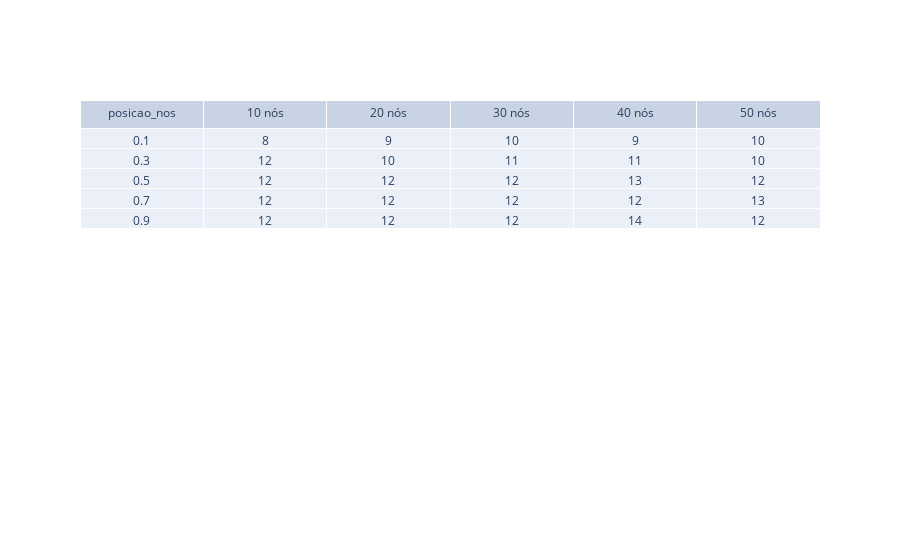

Here is the notebook cell this chart was saved with:
### Code cell
c = 1
print(f"seed {seeds[c]}")
m = moda_diferent0[c*5*5:5*5*(c+1),:]
fig = go.Figure(data=[go.Table(header=dict(values=['posicao_nos','10 nós', '20 nós', '30 nós', '40 nós', '50 nós']),
                 cells=dict(values=np.vstack([posicao_nos,m[:, -2].reshape(5,5) ])))])
fig.show()

### Figure 1 — Plotly figure (JSON) as saved in the notebook; plotly's stock layout.template omitted (floating-point values rounded to 4 significant figures)
{"data": [{"cells": {"values": [[0.1, 0.3, 0.5, 0.7, 0.9], [8, 12, 12, 12, 12], [9, 10, 12, 12, 12], [10, 11, 12, 12, 12], [9, 11, 13, 12, 14], [10, 10, 12, 13, 12]]}, "header": {"values": ["posicao_nos", "10 nós", "20 nós", "30 nós", "40 nós", "50 nós"]}, "type": "table"}], "layout": {}}
